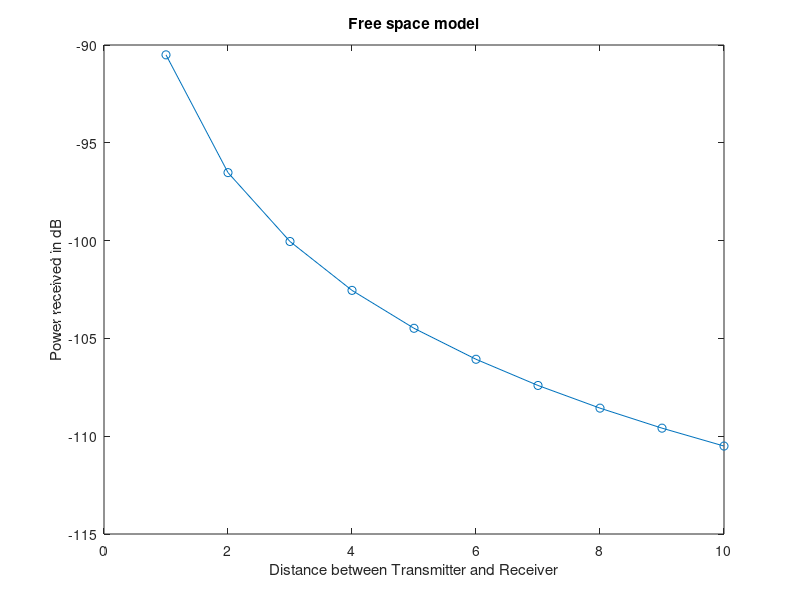

The MATLAB source for this figure:
clc;
clear all;
frequency = 800 * 10^6;
speed_light = 3 * 10^8;

lambda = speed_light / frequency

% Some variable
gain_tx = 1;
gain_rx = 1;
power_tx = 1;
los = 1;
ht = 30;
hr = 2;

dist = 1:10 % Similar to 1:1:10
dist_m = dist * 10^3 % 1000:10000

% .^ is point-wise wise exponent operator
power_rx = power_tx * gain_tx * gain_rx * (lambda / (4 * pi))^2 * (1/los) * (dist_m.^(-2))

power_rx_db = 10 * log10(power_rx)

figure;

% Straight continous lines with 'o' as marker
plot(dist, power_rx_db, '-o')

xlabel('Distance between Transmitter and Receiver');
ylabel('Power received in dB');
title('Free space model');